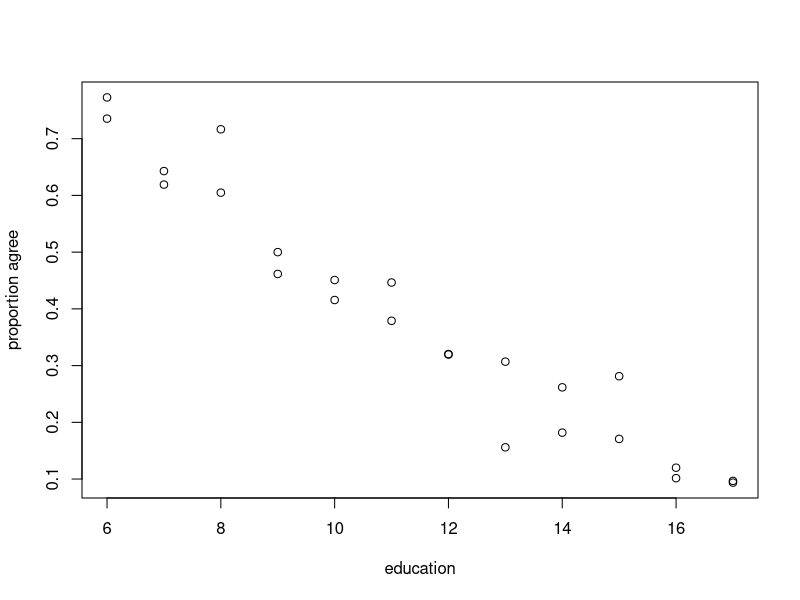

Write R code to recreate this figure.
# Assignment 2 Q2 
sex = c(rep("male",12),rep("female",12))
education = c(rep(6:17), rep(6:17))
agree = c(25,27,75,29,32,36,115,31,28,9,15,3,17,26,91,30,55,50,190,17,18,7,13,3)
disagree = c(9,15,49,29,45,59,245,70,79,23,110,29,5,16,36,35,67,62,403,92,81,34,115,28)
total = c(34,42,124,58,77,95,360,101,107,32,125,32,22,42,127,65,122,112,593,109,99,41,128,31)
attitude.dat = data.frame(sex,education,agree,disagree,total)

# a
sex.f = factor(sex)
attitude.dat$sex.f = sex.f
education.f = factor(education)
attitude.dat$education.f = education.f

fit.1 = glm(agree/total ~ sex.f + education.f, family = binomial, weight = total, data = attitude.dat)
summary(fit.1)
anova(fit.1, test = "Chi")

# switching the two variables around
fit.2 = glm(agree/total ~ education.f + sex.f, family = binomial, weight = total, data = attitude.dat)
anova(fit.2, test = "Chi")

# testing to see if the variables are strictly additive (i.e. no interaction term)
fit.3 = glm(agree/total ~ education.f*sex.f, family = binomial, weight = total, data = attitude.dat)
anova(fit.3, test = "Chi")


# b 
fit.4 = glm(agree/total ~ sex.f + education, family = binomial, weight = total, data = attitude.dat)
anova(fit.4, test = "Chi")

fit.5 = glm(agree/total ~ education + sex.f, family = binomial, weight = total, data = attitude.dat)
anova(fit.5, test = "Chi")

fit.6 = glm(agree/total ~ education + factor(education), family = binomial, weight = total, data = attitude.dat)
anova(fit.6, test = "Chi")

fit.7 = glm(agree/total ~ education + I(education^2), family = binomial, weight = total, data = attitude.dat)
anova(fit.7, test = "Chi")

fit.8 = glm(agree/total ~ education, family = binomial, weight = total, data = attitude.dat)
anova(fit.8, test = "Chi")
summary(fit.8)

plot(education, agree/total, xlab = "education", ylab = "proportion agree")

